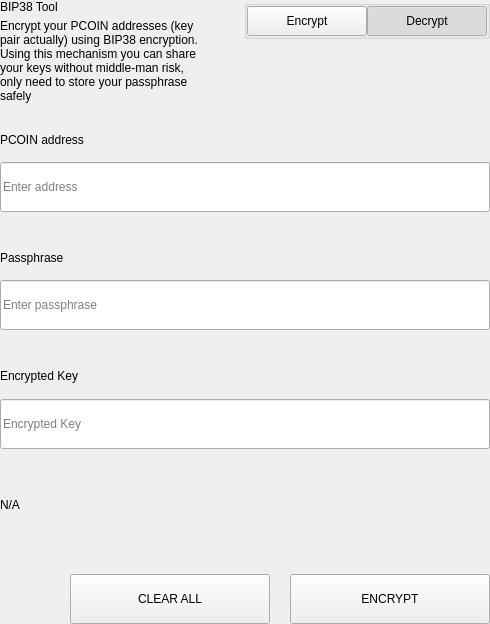
<?xml version="1.0" encoding="UTF-8"?>
<ui version="4.0">
 <class>SettingsBitToolWidget</class>
 <widget class="QWidget" name="SettingsBitToolWidget">
  <property name="geometry">
   <rect>
    <x>0</x>
    <y>0</y>
    <width>490</width>
    <height>624</height>
   </rect>
  </property>
  <property name="windowTitle">
   <string notr="true">N/A</string>
  </property>
  <layout class="QVBoxLayout" name="verticalLayout">
   <property name="spacing">
    <number>0</number>
   </property>
   <property name="leftMargin">
    <number>0</number>
   </property>
   <property name="topMargin">
    <number>0</number>
   </property>
   <property name="rightMargin">
    <number>0</number>
   </property>
   <property name="bottomMargin">
    <number>0</number>
   </property>
   <item>
    <widget class="QWidget" name="left" native="true">
     <layout class="QVBoxLayout" name="verticalLayout_3">
      <property name="leftMargin">
       <number>0</number>
      </property>
      <property name="topMargin">
       <number>0</number>
      </property>
      <property name="rightMargin">
       <number>0</number>
      </property>
      <property name="bottomMargin">
       <number>0</number>
      </property>
      <item>
       <layout class="QVBoxLayout" name="verticalLayout_2">
        <property name="spacing">
         <number>0</number>
        </property>
        <item>
         <layout class="QHBoxLayout" name="horizontalLayout_3" stretch="3,1">
          <property name="spacing">
           <number>40</number>
          </property>
          <item>
           <layout class="QVBoxLayout" name="verticalLayoutTitle">
            <property name="spacing">
             <number>5</number>
            </property>
            <item>
             <widget class="QLabel" name="labelTitle">
              <property name="text">
               <string>BIP38 Tool</string>
              </property>
             </widget>
            </item>
            <item>
             <widget class="QLabel" name="labelSubtitle1">
              <property name="text">
               <string>Encrypt your PCOIN addresses (key pair actually) using BIP38 encryption.
Using this mechanism you can share your keys without middle-man risk, only need to store your passphrase safely</string>
              </property>
              <property name="wordWrap">
               <bool>true</bool>
              </property>
             </widget>
            </item>
           </layout>
          </item>
          <item alignment="Qt::AlignTop">
           <widget class="QGroupBox" name="groupBox">
            <property name="title">
             <string/>
            </property>
            <property name="alignment">
             <set>Qt::AlignLeading|Qt::AlignLeft|Qt::AlignTop</set>
            </property>
            <layout class="QHBoxLayout" name="horizontalLayout_4">
             <property name="spacing">
              <number>0</number>
             </property>
             <property name="leftMargin">
              <number>0</number>
             </property>
             <property name="topMargin">
              <number>0</number>
             </property>
             <property name="rightMargin">
              <number>0</number>
             </property>
             <property name="bottomMargin">
              <number>0</number>
             </property>
             <item>
              <spacer name="horizontalSpacer">
               <property name="orientation">
                <enum>Qt::Horizontal</enum>
               </property>
               <property name="sizeHint" stdset="0">
                <size>
                 <width>40</width>
                 <height>20</height>
                </size>
               </property>
              </spacer>
             </item>
             <item>
              <widget class="QPushButton" name="pushLeft">
               <property name="minimumSize">
                <size>
                 <width>120</width>
                 <height>30</height>
                </size>
               </property>
               <property name="maximumSize">
                <size>
                 <width>120</width>
                 <height>30</height>
                </size>
               </property>
               <property name="focusPolicy">
                <enum>Qt::NoFocus</enum>
               </property>
               <property name="text">
                <string>Encrypt</string>
               </property>
               <property name="checkable">
                <bool>true</bool>
               </property>
               <property name="autoExclusive">
                <bool>true</bool>
               </property>
              </widget>
             </item>
             <item>
              <widget class="QPushButton" name="pushRight">
               <property name="minimumSize">
                <size>
                 <width>120</width>
                 <height>30</height>
                </size>
               </property>
               <property name="maximumSize">
                <size>
                 <width>120</width>
                 <height>30</height>
                </size>
               </property>
               <property name="focusPolicy">
                <enum>Qt::NoFocus</enum>
               </property>
               <property name="text">
                <string>Decrypt</string>
               </property>
               <property name="checkable">
                <bool>true</bool>
               </property>
               <property name="checked">
                <bool>true</bool>
               </property>
               <property name="autoExclusive">
                <bool>true</bool>
               </property>
              </widget>
             </item>
            </layout>
           </widget>
          </item>
         </layout>
        </item>
        <item>
         <widget class="QStackedWidget" name="stackedWidget">
          <property name="currentIndex">
           <number>1</number>
          </property>
          <widget class="QWidget" name="pageDecrypt">
           <layout class="QVBoxLayout" name="verticalLayout_5">
            <property name="spacing">
             <number>0</number>
            </property>
            <property name="leftMargin">
             <number>0</number>
            </property>
            <property name="topMargin">
             <number>0</number>
            </property>
            <property name="rightMargin">
             <number>0</number>
            </property>
            <property name="bottomMargin">
             <number>0</number>
            </property>
            <item>
             <widget class="QWidget" name="widget" native="true">
              <property name="minimumSize">
               <size>
                <width>0</width>
                <height>100</height>
               </size>
              </property>
              <layout class="QVBoxLayout" name="verticalLayout_4">
               <property name="spacing">
                <number>0</number>
               </property>
               <property name="leftMargin">
                <number>0</number>
               </property>
               <property name="topMargin">
                <number>0</number>
               </property>
               <property name="rightMargin">
                <number>0</number>
               </property>
               <property name="bottomMargin">
                <number>0</number>
               </property>
               <item>
                <spacer name="verticalSpacer_2">
                 <property name="orientation">
                  <enum>Qt::Vertical</enum>
                 </property>
                 <property name="sizeType">
                  <enum>QSizePolicy::Fixed</enum>
                 </property>
                 <property name="sizeHint" stdset="0">
                  <size>
                   <width>20</width>
                   <height>20</height>
                  </size>
                 </property>
                </spacer>
               </item>
               <item>
                <layout class="QHBoxLayout" name="horizontalLayout_6" stretch="2">
                 <property name="spacing">
                  <number>0</number>
                 </property>
                 <item>
                  <layout class="QVBoxLayout" name="verticalLayout_7">
                   <property name="spacing">
                    <number>9</number>
                   </property>
                   <item>
                    <widget class="QLabel" name="labelSubtitleKey">
                     <property name="minimumSize">
                      <size>
                       <width>0</width>
                       <height>20</height>
                      </size>
                     </property>
                     <property name="maximumSize">
                      <size>
                       <width>16777215</width>
                       <height>20</height>
                      </size>
                     </property>
                     <property name="text">
                      <string>Encrypted key</string>
                     </property>
                    </widget>
                   </item>
                   <item>
                    <widget class="QLineEdit" name="lineEditKey">
                     <property name="minimumSize">
                      <size>
                       <width>0</width>
                       <height>50</height>
                      </size>
                     </property>
                     <property name="maximumSize">
                      <size>
                       <width>16777215</width>
                       <height>50</height>
                      </size>
                     </property>
                     <property name="placeholderText">
                      <string>Enter a encrypted key</string>
                     </property>
                    </widget>
                   </item>
                  </layout>
                 </item>
                </layout>
               </item>
               <item>
                <spacer name="verticalSpacer_3">
                 <property name="orientation">
                  <enum>Qt::Vertical</enum>
                 </property>
                 <property name="sizeType">
                  <enum>QSizePolicy::Fixed</enum>
                 </property>
                 <property name="sizeHint" stdset="0">
                  <size>
                   <width>20</width>
                   <height>20</height>
                  </size>
                 </property>
                </spacer>
               </item>
               <item>
                <layout class="QVBoxLayout" name="verticalLayout_9">
                 <property name="spacing">
                  <number>9</number>
                 </property>
                 <item>
                  <widget class="QLabel" name="labelSubtitlePassphrase">
                   <property name="maximumSize">
                    <size>
                     <width>16777215</width>
                     <height>20</height>
                    </size>
                   </property>
                   <property name="text">
                    <string>Passphrase</string>
                   </property>
                  </widget>
                 </item>
                 <item>
                  <widget class="QLineEdit" name="lineEditPassphrase">
                   <property name="minimumSize">
                    <size>
                     <width>0</width>
                     <height>50</height>
                    </size>
                   </property>
                   <property name="maximumSize">
                    <size>
                     <width>16777215</width>
                     <height>50</height>
                    </size>
                   </property>
                   <property name="placeholderText">
                    <string>Enter a passphrase</string>
                   </property>
                  </widget>
                 </item>
                </layout>
               </item>
               <item>
                <spacer name="verticalSpacer_4">
                 <property name="orientation">
                  <enum>Qt::Vertical</enum>
                 </property>
                 <property name="sizeType">
                  <enum>QSizePolicy::Fixed</enum>
                 </property>
                 <property name="sizeHint" stdset="0">
                  <size>
                   <width>20</width>
                   <height>20</height>
                  </size>
                 </property>
                </spacer>
               </item>
               <item>
                <widget class="QWidget" name="widget_3" native="true">
                 <property name="sizePolicy">
                  <sizepolicy hsizetype="Preferred" vsizetype="Fixed">
                   <horstretch>0</horstretch>
                   <verstretch>0</verstretch>
                  </sizepolicy>
                 </property>
                 <layout class="QVBoxLayout" name="verticalLayout_10">
                  <property name="spacing">
                   <number>9</number>
                  </property>
                  <property name="leftMargin">
                   <number>0</number>
                  </property>
                  <property name="topMargin">
                   <number>0</number>
                  </property>
                  <property name="rightMargin">
                   <number>0</number>
                  </property>
                  <property name="bottomMargin">
                   <number>0</number>
                  </property>
                  <item>
                   <widget class="QLabel" name="labelSubtitleDecryptResult">
                    <property name="minimumSize">
                     <size>
                      <width>0</width>
                      <height>20</height>
                     </size>
                    </property>
                    <property name="maximumSize">
                     <size>
                      <width>16777215</width>
                      <height>20</height>
                     </size>
                    </property>
                    <property name="text">
                     <string>Decrypted address result</string>
                    </property>
                   </widget>
                  </item>
                  <item>
                   <widget class="QWidget" name="widget_4" native="true">
                    <layout class="QHBoxLayout" name="horizontalLayout" stretch="6,0,1">
                     <property name="spacing">
                      <number>0</number>
                     </property>
                     <property name="leftMargin">
                      <number>0</number>
                     </property>
                     <property name="topMargin">
                      <number>0</number>
                     </property>
                     <property name="rightMargin">
                      <number>0</number>
                     </property>
                     <property name="bottomMargin">
                      <number>0</number>
                     </property>
                     <item alignment="Qt::AlignVCenter">
                      <widget class="QLineEdit" name="lineEditDecryptResult">
                       <property name="minimumSize">
                        <size>
                         <width>0</width>
                         <height>50</height>
                        </size>
                       </property>
                       <property name="maximumSize">
                        <size>
                         <width>16777215</width>
                         <height>50</height>
                        </size>
                       </property>
                       <property name="placeholderText">
                        <string>Decrypted Address</string>
                       </property>
                      </widget>
                     </item>
                     <item>
                      <spacer name="horizontalSpacer_4">
                       <property name="orientation">
                        <enum>Qt::Horizontal</enum>
                       </property>
                       <property name="sizeType">
                        <enum>QSizePolicy::Fixed</enum>
                       </property>
                       <property name="sizeHint" stdset="0">
                        <size>
                         <width>20</width>
                         <height>50</height>
                        </size>
                       </property>
                      </spacer>
                     </item>
                     <item>
                      <widget class="QPushButton" name="pushButtonImport">
                       <property name="minimumSize">
                        <size>
                         <width>140</width>
                         <height>40</height>
                        </size>
                       </property>
                       <property name="text">
                        <string>Import Address</string>
                       </property>
                      </widget>
                     </item>
                    </layout>
                   </widget>
                  </item>
                 </layout>
                </widget>
               </item>
               <item>
                <widget class="QLabel" name="statusLabel_DEC">
                 <property name="maximumSize">
                  <size>
                   <width>16777215</width>
                   <height>40</height>
                  </size>
                 </property>
                 <property name="text">
                  <string/>
                 </property>
                </widget>
               </item>
               <item>
                <spacer name="verticalSpacer">
                 <property name="orientation">
                  <enum>Qt::Vertical</enum>
                 </property>
                 <property name="sizeType">
                  <enum>QSizePolicy::Preferred</enum>
                 </property>
                 <property name="sizeHint" stdset="0">
                  <size>
                   <width>20</width>
                   <height>20</height>
                  </size>
                 </property>
                </spacer>
               </item>
               <item>
                <layout class="QHBoxLayout" name="horizontalLayout_7">
                 <property name="spacing">
                  <number>0</number>
                 </property>
                 <item>
                  <spacer name="horizontalSpacer_5">
                   <property name="orientation">
                    <enum>Qt::Horizontal</enum>
                   </property>
                   <property name="sizeType">
                    <enum>QSizePolicy::Expanding</enum>
                   </property>
                   <property name="sizeHint" stdset="0">
                    <size>
                     <width>40</width>
                     <height>20</height>
                    </size>
                   </property>
                  </spacer>
                 </item>
                 <item>
                  <widget class="QPushButton" name="pushButtonDecryptClear">
                   <property name="minimumSize">
                    <size>
                     <width>200</width>
                     <height>50</height>
                    </size>
                   </property>
                   <property name="maximumSize">
                    <size>
                     <width>200</width>
                     <height>50</height>
                    </size>
                   </property>
                   <property name="text">
                    <string>CLEAR</string>
                   </property>
                  </widget>
                 </item>
                 <item>
                  <spacer name="horizontalSpacer_3">
                   <property name="orientation">
                    <enum>Qt::Horizontal</enum>
                   </property>
                   <property name="sizeType">
                    <enum>QSizePolicy::Fixed</enum>
                   </property>
                   <property name="sizeHint" stdset="0">
                    <size>
                     <width>20</width>
                     <height>20</height>
                    </size>
                   </property>
                  </spacer>
                 </item>
                 <item>
                  <widget class="QPushButton" name="pushButtonDecrypt">
                   <property name="minimumSize">
                    <size>
                     <width>200</width>
                     <height>50</height>
                    </size>
                   </property>
                   <property name="maximumSize">
                    <size>
                     <width>200</width>
                     <height>50</height>
                    </size>
                   </property>
                   <property name="text">
                    <string>DECRYPT KEY</string>
                   </property>
                  </widget>
                 </item>
                </layout>
               </item>
              </layout>
             </widget>
            </item>
           </layout>
          </widget>
          <widget class="QWidget" name="pageEncrypt">
           <layout class="QVBoxLayout" name="verticalLayout_11">
            <property name="spacing">
             <number>0</number>
            </property>
            <property name="leftMargin">
             <number>0</number>
            </property>
            <property name="topMargin">
             <number>0</number>
            </property>
            <property name="rightMargin">
             <number>0</number>
            </property>
            <property name="bottomMargin">
             <number>0</number>
            </property>
            <item>
             <spacer name="verticalSpacer_8">
              <property name="orientation">
               <enum>Qt::Vertical</enum>
              </property>
              <property name="sizeType">
               <enum>QSizePolicy::Fixed</enum>
              </property>
              <property name="sizeHint" stdset="0">
               <size>
                <width>20</width>
                <height>20</height>
               </size>
              </property>
             </spacer>
            </item>
            <item>
             <widget class="QWidget" name="containerAddressEnc" native="true">
              <layout class="QVBoxLayout" name="containerAddressEncLayout">
               <property name="spacing">
                <number>5</number>
               </property>
               <property name="leftMargin">
                <number>0</number>
               </property>
               <property name="topMargin">
                <number>0</number>
               </property>
               <property name="rightMargin">
                <number>0</number>
               </property>
               <property name="bottomMargin">
                <number>0</number>
               </property>
               <item>
                <widget class="QLabel" name="labelSubtitleAddress">
                 <property name="minimumSize">
                  <size>
                   <width>0</width>
                   <height>20</height>
                  </size>
                 </property>
                 <property name="maximumSize">
                  <size>
                   <width>16777215</width>
                   <height>20</height>
                  </size>
                 </property>
                 <property name="text">
                  <string>PCOIN address</string>
                 </property>
                </widget>
               </item>
               <item>
                <widget class="QLineEdit" name="addressIn_ENC">
                 <property name="minimumSize">
                  <size>
                   <width>0</width>
                   <height>50</height>
                  </size>
                 </property>
                 <property name="placeholderText">
                  <string>Enter address</string>
                 </property>
                </widget>
               </item>
              </layout>
             </widget>
            </item>
            <item>
             <spacer name="verticalSpacer_6">
              <property name="orientation">
               <enum>Qt::Vertical</enum>
              </property>
              <property name="sizeType">
               <enum>QSizePolicy::Fixed</enum>
              </property>
              <property name="sizeHint" stdset="0">
               <size>
                <width>20</width>
                <height>20</height>
               </size>
              </property>
             </spacer>
            </item>
            <item>
             <widget class="QWidget" name="containerAddress" native="true">
              <layout class="QHBoxLayout" name="horizontalLayout_9" stretch="2">
               <property name="spacing">
                <number>0</number>
               </property>
               <property name="leftMargin">
                <number>0</number>
               </property>
               <property name="topMargin">
                <number>0</number>
               </property>
               <property name="rightMargin">
                <number>0</number>
               </property>
               <property name="bottomMargin">
                <number>0</number>
               </property>
               <item>
                <layout class="QVBoxLayout" name="verticalLayout_8">
                 <property name="spacing">
                  <number>5</number>
                 </property>
                 <item>
                  <widget class="QLabel" name="labelSubtitleMessage">
                   <property name="minimumSize">
                    <size>
                     <width>0</width>
                     <height>20</height>
                    </size>
                   </property>
                   <property name="maximumSize">
                    <size>
                     <width>16777215</width>
                     <height>20</height>
                    </size>
                   </property>
                   <property name="text">
                    <string>Passphrase</string>
                   </property>
                  </widget>
                 </item>
                 <item>
                  <widget class="QLineEdit" name="passphraseIn_ENC">
                   <property name="minimumSize">
                    <size>
                     <width>0</width>
                     <height>50</height>
                    </size>
                   </property>
                   <property name="maximumSize">
                    <size>
                     <width>16777215</width>
                     <height>50</height>
                    </size>
                   </property>
                   <property name="placeholderText">
                    <string>Enter passphrase</string>
                   </property>
                  </widget>
                 </item>
                </layout>
               </item>
              </layout>
             </widget>
            </item>
            <item>
             <spacer name="verticalSpacer_7">
              <property name="orientation">
               <enum>Qt::Vertical</enum>
              </property>
              <property name="sizeType">
               <enum>QSizePolicy::Fixed</enum>
              </property>
              <property name="sizeHint" stdset="0">
               <size>
                <width>20</width>
                <height>20</height>
               </size>
              </property>
             </spacer>
            </item>
            <item>
             <widget class="QWidget" name="widget_2" native="true">
              <property name="minimumSize">
               <size>
                <width>0</width>
                <height>75</height>
               </size>
              </property>
              <property name="maximumSize">
               <size>
                <width>16777215</width>
                <height>16777215</height>
               </size>
              </property>
              <layout class="QVBoxLayout" name="verticalLayout_6">
               <property name="leftMargin">
                <number>0</number>
               </property>
               <property name="topMargin">
                <number>0</number>
               </property>
               <property name="rightMargin">
                <number>0</number>
               </property>
               <property name="bottomMargin">
                <number>0</number>
               </property>
               <item>
                <widget class="QLabel" name="labelSubtitleEncryptedKey">
                 <property name="minimumSize">
                  <size>
                   <width>0</width>
                   <height>20</height>
                  </size>
                 </property>
                 <property name="maximumSize">
                  <size>
                   <width>16777215</width>
                   <height>20</height>
                  </size>
                 </property>
                 <property name="text">
                  <string>Encrypted Key</string>
                 </property>
                </widget>
               </item>
               <item>
                <widget class="QLineEdit" name="encryptedKeyOut_ENC">
                 <property name="minimumSize">
                  <size>
                   <width>0</width>
                   <height>50</height>
                  </size>
                 </property>
                 <property name="placeholderText">
                  <string>Encrypted Key</string>
                 </property>
                </widget>
               </item>
              </layout>
             </widget>
            </item>
            <item>
             <widget class="QLabel" name="statusLabel_ENC">
              <property name="text">
               <string notr="true">N/A</string>
              </property>
             </widget>
            </item>
            <item>
             <spacer name="verticalSpacer_5">
              <property name="orientation">
               <enum>Qt::Vertical</enum>
              </property>
              <property name="sizeType">
               <enum>QSizePolicy::Fixed</enum>
              </property>
              <property name="sizeHint" stdset="0">
               <size>
                <width>20</width>
                <height>20</height>
               </size>
              </property>
             </spacer>
            </item>
            <item>
             <layout class="QHBoxLayout" name="horizontalLayout_8">
              <property name="spacing">
               <number>0</number>
              </property>
              <item>
               <spacer name="horizontalSpacer_6">
                <property name="orientation">
                 <enum>Qt::Horizontal</enum>
                </property>
                <property name="sizeType">
                 <enum>QSizePolicy::Expanding</enum>
                </property>
                <property name="sizeHint" stdset="0">
                 <size>
                  <width>40</width>
                  <height>20</height>
                 </size>
                </property>
               </spacer>
              </item>
              <item>
               <widget class="QPushButton" name="pushButtonClear">
                <property name="minimumSize">
                 <size>
                  <width>200</width>
                  <height>50</height>
                 </size>
                </property>
                <property name="focusPolicy">
                 <enum>Qt::NoFocus</enum>
                </property>
                <property name="text">
                 <string>CLEAR ALL</string>
                </property>
               </widget>
              </item>
              <item>
               <spacer name="horizontalSpacer_2">
                <property name="orientation">
                 <enum>Qt::Horizontal</enum>
                </property>
                <property name="sizeType">
                 <enum>QSizePolicy::Fixed</enum>
                </property>
                <property name="sizeHint" stdset="0">
                 <size>
                  <width>20</width>
                  <height>20</height>
                 </size>
                </property>
               </spacer>
              </item>
              <item>
               <widget class="QPushButton" name="pushButtonEncrypt">
                <property name="minimumSize">
                 <size>
                  <width>200</width>
                  <height>50</height>
                 </size>
                </property>
                <property name="maximumSize">
                 <size>
                  <width>200</width>
                  <height>50</height>
                 </size>
                </property>
                <property name="focusPolicy">
                 <enum>Qt::NoFocus</enum>
                </property>
                <property name="text">
                 <string>ENCRYPT</string>
                </property>
               </widget>
              </item>
             </layout>
            </item>
           </layout>
          </widget>
         </widget>
        </item>
       </layout>
      </item>
     </layout>
    </widget>
   </item>
  </layout>
 </widget>
 <resources/>
 <connections/>
</ui>
